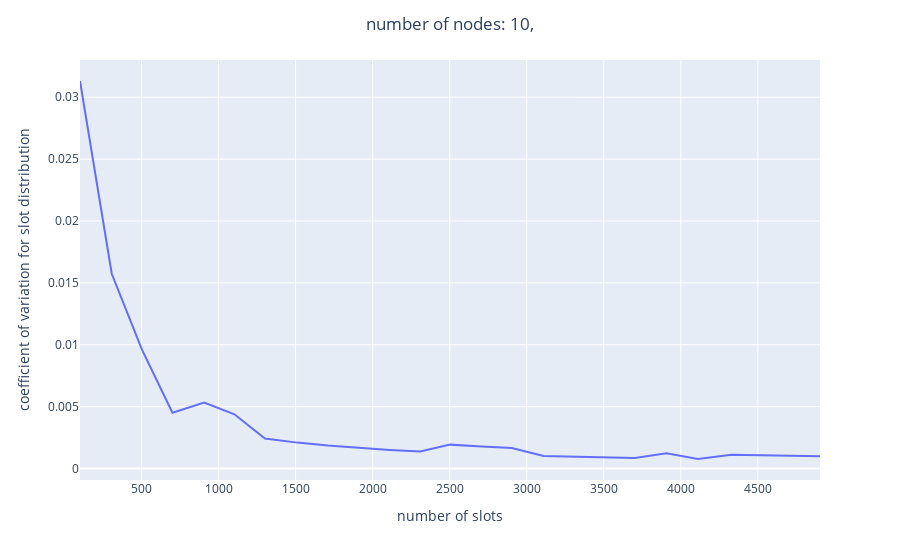

This figure's notebook cell:
### Code cell
fig = px.line(df, x='slot_cnt', y='cv')
fig.update_layout(title={'text':'number of nodes: 10, ', 'x':0.5}, 
                  xaxis_title='number of slots',
                 yaxis_title='coefficient of variation for slot distribution')

### Figure 1 — Plotly figure (JSON) as saved in the notebook; plotly's stock layout.template omitted (floating-point values rounded to 4 significant figures)
{"data": [{"hovertemplate": "slot_cnt=%{x}<br>cv=%{y}<extra></extra>", "legendgroup": "", "line": {"color": "#636efa", "dash": "solid"}, "marker": {"symbol": "circle"}, "mode": "lines", "name": "", "orientation": "v", "showlegend": false, "type": "scatter", "x": [101, 307, 503, 701, 907, 1103, 1301, 1511, 1709, 1901, 2111, 2309, 2503, 2707, 2903, 3109, 3301, 3511, 3701, 3907, 4111, 4327, 4507, 4703, 4903], "xaxis": "x", "y": [0.03131, 0.01573, 0.009603, 0.004511, 0.005326, 0.004379, 0.002431, 0.002093, 0.00185, 0.001663, 0.001498, 0.00137, 0.00193, 0.001784, 0.001664, 0.001017, 0.000958, 0.0009007, 0.0008544, 0.001236, 0.0007692, 0.001116, 0.001072, 0.001027, 0.0009852], "yaxis": "y"}], "layout": {"autosize": true, "legend": {"tracegroupgap": 0}, "margin": {"t": 60}, "title": {"text": "number of nodes: 10, ", "x": 0.5}, "xaxis": {"anchor": "y", "autorange": false, "domain": [0, 1], "range": [101, 4903], "title": {"text": "number of slots"}, "type": "linear"}, "yaxis": {"anchor": "x", "autorange": true, "domain": [0, 1], "range": [-0.0009275, 0.03301], "title": {"text": "coefficient of variation for slot distribution"}, "type": "linear"}}}
